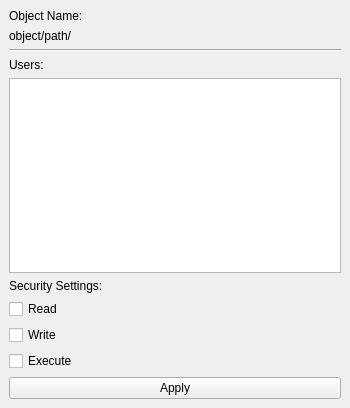
<?xml version="1.0" encoding="UTF-8"?>
<ui version="4.0">
 <class>Security</class>
 <widget class="QMainWindow" name="Security">
  <property name="geometry">
   <rect>
    <x>0</x>
    <y>0</y>
    <width>350</width>
    <height>408</height>
   </rect>
  </property>
  <property name="windowTitle">
   <string>Sequrity</string>
  </property>
  <widget class="QWidget" name="centralwidget">
   <layout class="QVBoxLayout" name="verticalLayout">
    <item>
     <layout class="QHBoxLayout" name="horizontalLayout">
      <item>
       <layout class="QGridLayout" name="gridLayout">
        <item row="6" column="0">
         <widget class="QCheckBox" name="checkBox">
          <property name="text">
           <string>Read</string>
          </property>
         </widget>
        </item>
        <item row="1" column="0">
         <widget class="QLabel" name="label_3">
          <property name="text">
           <string>object/path/</string>
          </property>
         </widget>
        </item>
        <item row="2" column="0">
         <widget class="Line" name="line">
          <property name="orientation">
           <enum>Qt::Horizontal</enum>
          </property>
         </widget>
        </item>
        <item row="0" column="0">
         <widget class="QLabel" name="label">
          <property name="text">
           <string>Object Name:</string>
          </property>
         </widget>
        </item>
        <item row="3" column="0">
         <widget class="QLabel" name="label_4">
          <property name="text">
           <string>Users:</string>
          </property>
         </widget>
        </item>
        <item row="5" column="0">
         <widget class="QLabel" name="label_2">
          <property name="text">
           <string>Security Settings:</string>
          </property>
         </widget>
        </item>
        <item row="4" column="0">
         <widget class="QListWidget" name="listWidget"/>
        </item>
        <item row="8" column="0">
         <widget class="QCheckBox" name="checkBox_2">
          <property name="text">
           <string>Execute</string>
          </property>
         </widget>
        </item>
        <item row="7" column="0">
         <widget class="QCheckBox" name="checkBox_3">
          <property name="text">
           <string>Write</string>
          </property>
         </widget>
        </item>
       </layout>
      </item>
     </layout>
    </item>
    <item>
     <layout class="QHBoxLayout" name="horizontalLayout_2">
      <item>
       <widget class="QPushButton" name="btnSetSec">
        <property name="text">
         <string>Apply</string>
        </property>
       </widget>
      </item>
     </layout>
    </item>
   </layout>
  </widget>
 </widget>
 <resources/>
 <connections/>
</ui>
